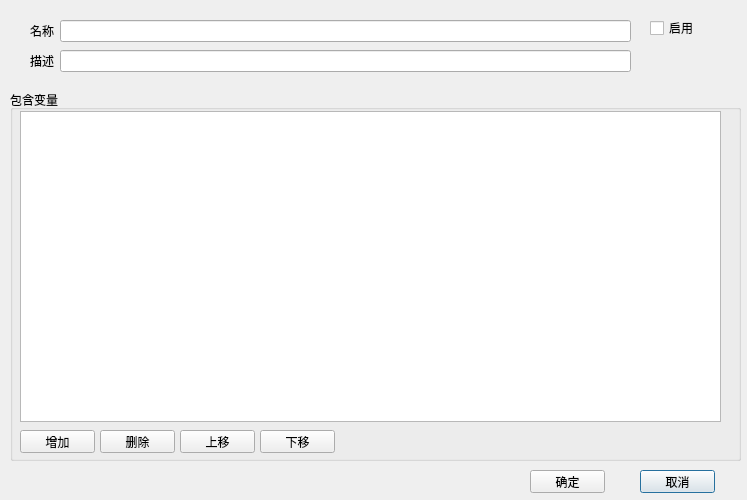
<?xml version="1.0" encoding="UTF-8"?>
<ui version="4.0">
 <class>HisGroupDialog</class>
 <widget class="QDialog" name="HisGroupDialog">
  <property name="geometry">
   <rect>
    <x>0</x>
    <y>0</y>
    <width>747</width>
    <height>500</height>
   </rect>
  </property>
  <property name="windowTitle">
   <string>历史组</string>
  </property>
  <widget class="QPushButton" name="CancelButton">
   <property name="geometry">
    <rect>
     <x>640</x>
     <y>470</y>
     <width>75</width>
     <height>23</height>
    </rect>
   </property>
   <property name="text">
    <string>取消</string>
   </property>
  </widget>
  <widget class="QPushButton" name="OkButton">
   <property name="geometry">
    <rect>
     <x>530</x>
     <y>470</y>
     <width>75</width>
     <height>23</height>
    </rect>
   </property>
   <property name="text">
    <string>确定</string>
   </property>
  </widget>
  <widget class="QTableView" name="VarTableView">
   <property name="geometry">
    <rect>
     <x>20</x>
     <y>111</y>
     <width>701</width>
     <height>311</height>
    </rect>
   </property>
  </widget>
  <widget class="QCheckBox" name="EnableCheckBox">
   <property name="geometry">
    <rect>
     <x>650</x>
     <y>20</y>
     <width>71</width>
     <height>16</height>
    </rect>
   </property>
   <property name="text">
    <string>启用</string>
   </property>
  </widget>
  <widget class="QPushButton" name="AddButton">
   <property name="geometry">
    <rect>
     <x>20</x>
     <y>430</y>
     <width>75</width>
     <height>23</height>
    </rect>
   </property>
   <property name="text">
    <string>增加</string>
   </property>
  </widget>
  <widget class="QPushButton" name="RemoveButton">
   <property name="geometry">
    <rect>
     <x>100</x>
     <y>430</y>
     <width>75</width>
     <height>23</height>
    </rect>
   </property>
   <property name="text">
    <string>删除</string>
   </property>
  </widget>
  <widget class="QPushButton" name="UpButton">
   <property name="geometry">
    <rect>
     <x>180</x>
     <y>430</y>
     <width>75</width>
     <height>23</height>
    </rect>
   </property>
   <property name="text">
    <string>上移</string>
   </property>
  </widget>
  <widget class="QPushButton" name="DownButton">
   <property name="geometry">
    <rect>
     <x>260</x>
     <y>430</y>
     <width>75</width>
     <height>23</height>
    </rect>
   </property>
   <property name="text">
    <string>下移</string>
   </property>
  </widget>
  <widget class="QGroupBox" name="groupBox">
   <property name="geometry">
    <rect>
     <x>10</x>
     <y>90</y>
     <width>731</width>
     <height>371</height>
    </rect>
   </property>
   <property name="title">
    <string>包含变量</string>
   </property>
  </widget>
  <widget class="QWidget" name="layoutWidget">
   <property name="geometry">
    <rect>
     <x>30</x>
     <y>20</y>
     <width>601</width>
     <height>22</height>
    </rect>
   </property>
   <layout class="QHBoxLayout" name="horizontalLayout">
    <item>
     <widget class="QLabel" name="label">
      <property name="text">
       <string>名称</string>
      </property>
     </widget>
    </item>
    <item>
     <widget class="QLineEdit" name="NameLineEdit"/>
    </item>
   </layout>
  </widget>
  <widget class="QWidget" name="layoutWidget">
   <property name="geometry">
    <rect>
     <x>30</x>
     <y>50</y>
     <width>601</width>
     <height>22</height>
    </rect>
   </property>
   <layout class="QHBoxLayout" name="horizontalLayout_2">
    <item>
     <widget class="QLabel" name="label_2">
      <property name="text">
       <string>描述</string>
      </property>
     </widget>
    </item>
    <item>
     <widget class="QLineEdit" name="CommentLineEdit"/>
    </item>
   </layout>
  </widget>
  <zorder>layoutWidget</zorder>
  <zorder>layoutWidget</zorder>
  <zorder>groupBox</zorder>
  <zorder>CancelButton</zorder>
  <zorder>OkButton</zorder>
  <zorder>VarTableView</zorder>
  <zorder>EnableCheckBox</zorder>
  <zorder>AddButton</zorder>
  <zorder>RemoveButton</zorder>
  <zorder>UpButton</zorder>
  <zorder>DownButton</zorder>
 </widget>
 <tabstops>
  <tabstop>NameLineEdit</tabstop>
  <tabstop>CommentLineEdit</tabstop>
  <tabstop>EnableCheckBox</tabstop>
  <tabstop>OkButton</tabstop>
  <tabstop>CancelButton</tabstop>
  <tabstop>AddButton</tabstop>
  <tabstop>RemoveButton</tabstop>
  <tabstop>UpButton</tabstop>
  <tabstop>DownButton</tabstop>
  <tabstop>VarTableView</tabstop>
 </tabstops>
 <resources/>
 <connections/>
</ui>
